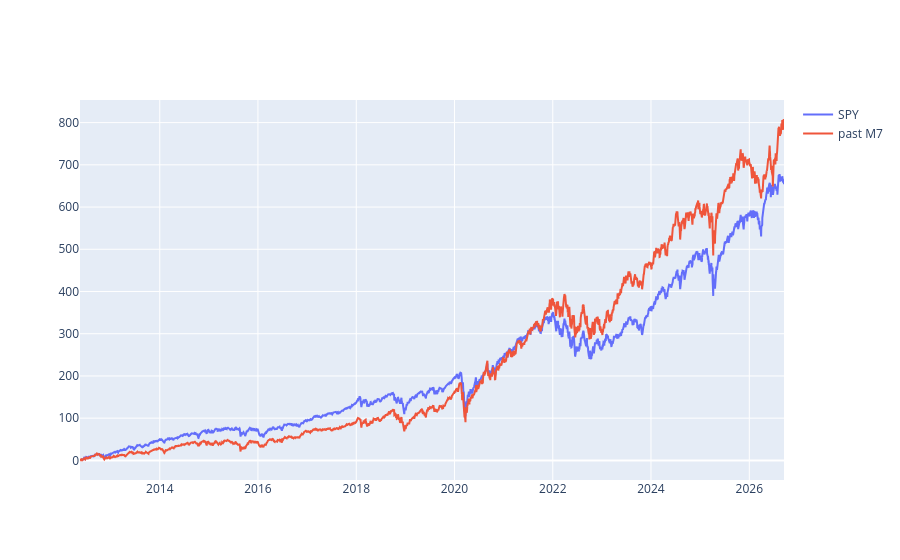

Notebook source saved alongside this figure:
### Code cell
fig6=go.Figure()
#first dataset(SPY)
fig6.add_scatter(x=normalized.index,y=normalized["SPY"],name="SPY",mode="lines")
#second dataset(past M7)
fig6.add_scatter(x=normalized_1.index,y=normalized_1["M7"],name="past M7",mode="lines")

fig6.show()

### Figure 1 — Plotly figure (JSON) as saved in the notebook; plotly's stock layout.template omitted (floating-point values rounded to 4 significant figures; data arrays with more than 128 entries replaced by an {"elided": "..."} marker saying what was removed)
{"data": [{"mode": "lines", "name": "SPY", "type": "scatter", "x": {"elided": "3593 str values"}, "y": {"elided": "3593 float values"}}, {"mode": "lines", "name": "past M7", "type": "scatter", "x": {"elided": "3601 str values"}, "y": {"elided": "3601 float values"}}], "layout": {}}
